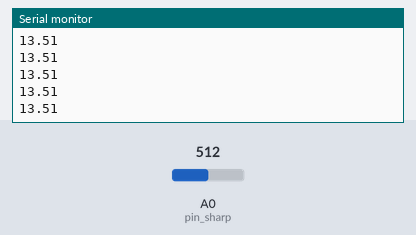
The sketch below on a simulated Arduino Uno, built with avr-gcc and run on an emulated ATmega328P. On the bench: the last lines printed to the serial monitor. The inputs (shaded band) are chosen by the test bench; at power-on: A0 (pin_sharp) = 512.

Above: at 1.2 s.
1.3 s: A0 (pin_sharp) set to 0
At 1.54 s:
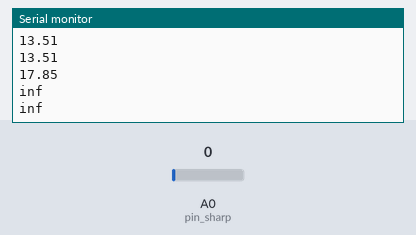
3.3 s: A0 (pin_sharp) set to 122
At 3.37 s:
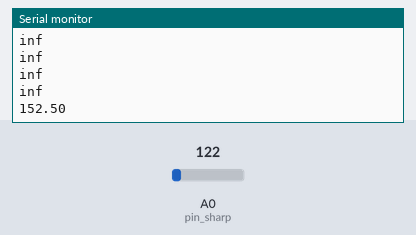
Timing chart, 0 to 6.3 s (numbered marks = the images above; inputs shaded):
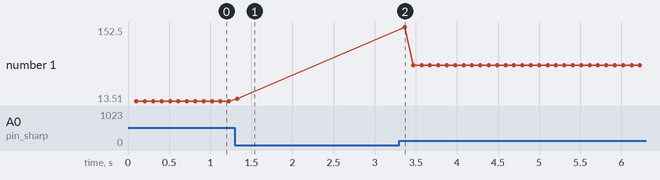

The sketch:

case9.ino
```cpp
int pin_sharp = A0;  // fil jaune du capteur sharp branché a A0


void setup() {

  Serial.begin(9600);  // initialisation communication série
  analogReference(EXTERNAL); // tension analogique max sera 3,3 V
                             // si AREF est relié  3,3 V
}

void loop() {

  float distance = 32076.69016894*pow(valeur_moyenne(10), -1.245865753);
  Serial.println(distance);
}
  float valeur_moyenne(float taille) {
  int total = 0;
  for (int i=0; i<taille; i++) {
    float lecture = analogRead(pin_sharp);
    total = total + lecture;
    delay(10);
  }
  return(total/taille);
}
```

Measured:
- after the input at 1.3 s, the serial monitor: prints a new line at once (image 1)
- after the input at 3.3 s, the serial monitor: prints a new line after 0.07 s (image 2)
- plotted number 1: 13.51 → 17.85 after the input at 1.3 s, 17.85 → 80.7 after the input at 3.3 s
